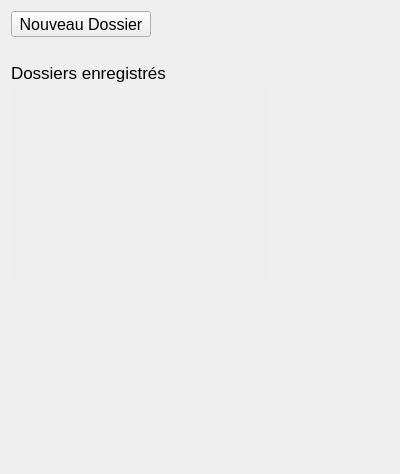
<?xml version="1.0" encoding="UTF-8"?>
<ui version="4.0">
 <class>FenAccueil</class>
 <widget class="QWidget" name="FenAccueil">
  <property name="geometry">
   <rect>
    <x>0</x>
    <y>0</y>
    <width>400</width>
    <height>474</height>
   </rect>
  </property>
  <property name="windowTitle">
   <string>Form</string>
  </property>
  <layout class="QVBoxLayout" name="verticalLayout">
   <item>
    <widget class="QToolButton" name="nouveauDossier">
     <property name="sizePolicy">
      <sizepolicy hsizetype="Fixed" vsizetype="Maximum">
       <horstretch>0</horstretch>
       <verstretch>0</verstretch>
      </sizepolicy>
     </property>
     <property name="styleSheet">
      <string notr="true">font: 12pt;</string>
     </property>
     <property name="text">
      <string>Nouveau Dossier</string>
     </property>
    </widget>
   </item>
   <item>
    <widget class="QLabel" name="label_3">
     <property name="sizePolicy">
      <sizepolicy hsizetype="Preferred" vsizetype="Maximum">
       <horstretch>0</horstretch>
       <verstretch>0</verstretch>
      </sizepolicy>
     </property>
     <property name="text">
      <string/>
     </property>
    </widget>
   </item>
   <item>
    <widget class="QLabel" name="label_2">
     <property name="sizePolicy">
      <sizepolicy hsizetype="Maximum" vsizetype="Maximum">
       <horstretch>0</horstretch>
       <verstretch>0</verstretch>
      </sizepolicy>
     </property>
     <property name="styleSheet">
      <string notr="true">font: 13pt;</string>
     </property>
     <property name="text">
      <string>Dossiers enregistrés</string>
     </property>
    </widget>
   </item>
   <item>
    <widget class="QListView" name="listeDossiers">
     <property name="sizePolicy">
      <sizepolicy hsizetype="Maximum" vsizetype="Maximum">
       <horstretch>0</horstretch>
       <verstretch>0</verstretch>
      </sizepolicy>
     </property>
     <property name="styleSheet">
      <string notr="true">background-color: rgb(238, 238, 238);</string>
     </property>
     <property name="frameShape">
      <enum>QFrame::NoFrame</enum>
     </property>
     <property name="frameShadow">
      <enum>QFrame::Sunken</enum>
     </property>
     <property name="editTriggers">
      <set>QAbstractItemView::NoEditTriggers</set>
     </property>
     <property name="selectionMode">
      <enum>QAbstractItemView::SingleSelection</enum>
     </property>
     <property name="selectionBehavior">
      <enum>QAbstractItemView::SelectRows</enum>
     </property>
    </widget>
   </item>
   <item>
    <spacer name="verticalSpacer">
     <property name="orientation">
      <enum>Qt::Vertical</enum>
     </property>
     <property name="sizeHint" stdset="0">
      <size>
       <width>20</width>
       <height>40</height>
      </size>
     </property>
    </spacer>
   </item>
  </layout>
 </widget>
 <resources/>
 <connections/>
</ui>
